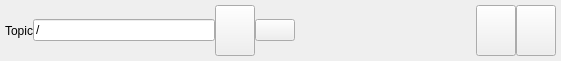
<?xml version="1.0" encoding="UTF-8"?>
<ui version="4.0">
 <class>DataPlotWidget</class>
 <widget class="QWidget" name="DataPlotWidget">
  <property name="geometry">
   <rect>
    <x>0</x>
    <y>0</y>
    <width>561</width>
    <height>61</height>
   </rect>
  </property>
  <property name="acceptDrops">
   <bool>true</bool>
  </property>
  <property name="windowTitle">
   <string>Plot</string>
  </property>
  <layout class="QVBoxLayout" name="verticalLayout">
   <property name="spacing">
    <number>0</number>
   </property>
   <property name="margin">
    <number>0</number>
   </property>
   <item>
    <layout class="QHBoxLayout" name="dataPlotControls">
     <property name="spacing">
      <number>0</number>
     </property>
     <property name="margin">
      <number>5</number>
     </property>
     <item>
      <widget class="QLabel" name="label">
       <property name="text">
        <string>Topic</string>
       </property>
      </widget>
     </item>
     <item>
      <widget class="QLineEdit" name="topic_edit">
       <property name="text">
        <string>/</string>
       </property>
      </widget>
     </item>
     <item>
      <widget class="QPushButton" name="subscribe_topic_button">
       <property name="sizePolicy">
        <sizepolicy hsizetype="Preferred" vsizetype="Preferred">
         <horstretch>0</horstretch>
         <verstretch>0</verstretch>
        </sizepolicy>
       </property>
       <property name="contextMenuPolicy">
        <enum>Qt::DefaultContextMenu</enum>
       </property>
       <property name="toolTip">
        <string>add topic to plot</string>
       </property>
      </widget>
     </item>
     <item>
      <widget class="QPushButton" name="remove_topic_button"/>
     </item>
     <item>
      <spacer name="spacer">
       <property name="orientation">
        <enum>Qt::Horizontal</enum>
       </property>
       <property name="sizeHint" stdset="0">
        <size>
         <width>40</width>
         <height>20</height>
        </size>
       </property>
      </spacer>
     </item>
     <item>
      <widget class="QPushButton" name="pause_button">
       <property name="sizePolicy">
        <sizepolicy hsizetype="Preferred" vsizetype="Preferred">
         <horstretch>0</horstretch>
         <verstretch>0</verstretch>
        </sizepolicy>
       </property>
       <property name="toolTip">
        <string>pause plot</string>
       </property>
       <property name="checkable">
        <bool>true</bool>
       </property>
      </widget>
     </item>
     <item>
      <widget class="QPushButton" name="clear_button">
       <property name="sizePolicy">
        <sizepolicy hsizetype="Preferred" vsizetype="Preferred">
         <horstretch>0</horstretch>
         <verstretch>0</verstretch>
        </sizepolicy>
       </property>
       <property name="toolTip">
        <string>remove all topics</string>
       </property>
      </widget>
     </item>
    </layout>
   </item>
   <item>
    <layout class="QHBoxLayout" name="data_plot_layout">
     <property name="spacing">
      <number>0</number>
     </property>
    </layout>
   </item>
  </layout>
 </widget>
 <resources/>
 <connections/>
</ui>
